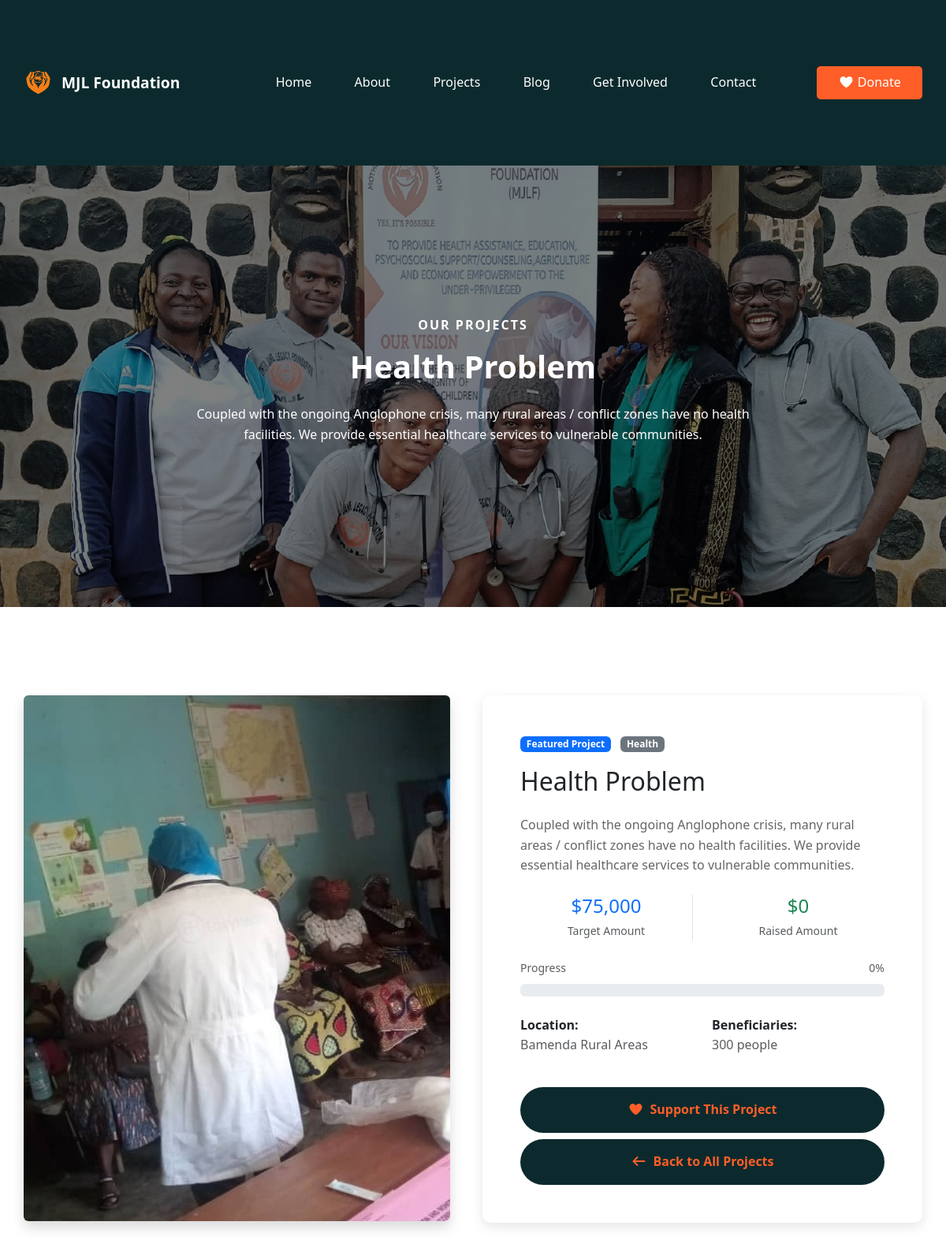
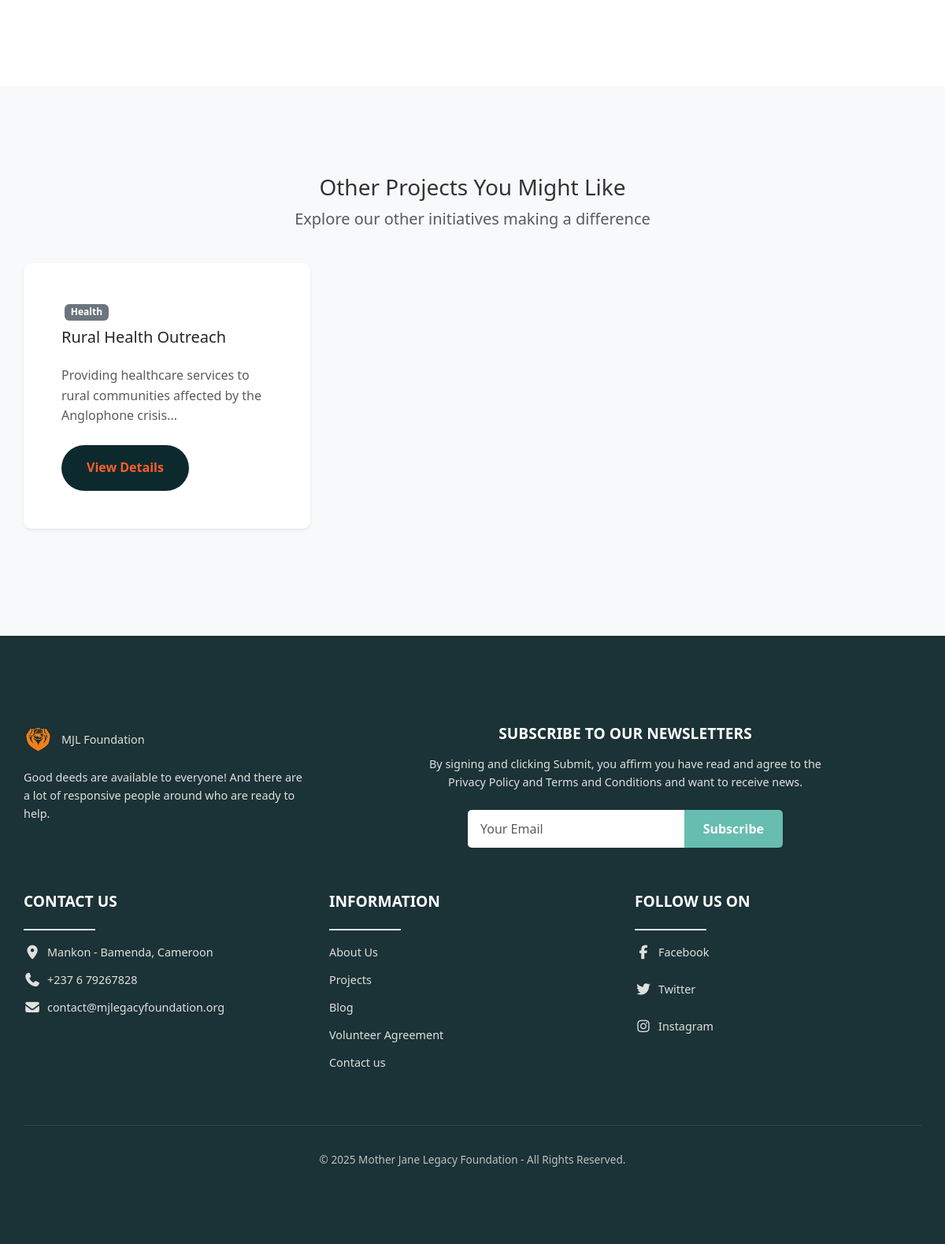
The page /pages/project-detail.php?slug=health-problem on the database its author committed (2 pictures, top to bottom).
### tables this page shows
CREATE TABLE projects (
    id INT AUTO_INCREMENT PRIMARY KEY,
    title VARCHAR(255) NOT NULL,
    slug VARCHAR(255) UNIQUE NOT NULL,
    description TEXT,
    content LONGTEXT,
    featured_image VARCHAR(255),
    category ENUM('health', 'education', 'agriculture', 'psychosocial', 'economic') NOT NULL,
    status ENUM('active', 'completed', 'planned') DEFAULT 'active',
    start_date DATE,
    end_date DATE,
    target_amount DECIMAL(10,2),
    raised_amount DECIMAL(10,2) DEFAULT 0.00,
    location VARCHAR(255),
    beneficiaries_count INT,
    is_featured BOOLEAN DEFAULT FALSE,
    created_at TIMESTAMP DEFAULT CURRENT_TIMESTAMP,
    updated_at TIMESTAMP DEFAULT CURRENT_TIMESTAMP ON UPDATE CURRENT_TIMESTAMP
);

### pages/project-detail.php (the view, shortened to what this page needs)
<?php
include '../includes/header.php';
$project_slug = $_GET['slug'] ?? '';
try {
    $stmt = $pdo->prepare("
        SELECT * FROM projects
        WHERE slug = ? AND status = 'active'
    ");
    $stmt->execute([$project_slug]);
    $project = $stmt->fetch(PDO::FETCH_ASSOC);
} catch (PDOException $e) {
    error_log("Database error: " . $e->getMessage());
    header("Location: projects.php");
    exit();
}
?>
<section class="hero">
    <div class="hero-image"></div>
    <div class="hero-content">
        <p class="tagline">Our Projects</p>
        <h1><?php echo htmlspecialchars($project['title']); ?></h1>
        <p><?php echo htmlspecialchars($project['description']); ?></p>
    </div>
</section>
<section class="py-5">
    <div class="container">
        <div class="row">
            <div class="col-lg-6 mb-4">
                <?php if ($project['featured_image']): ?>
                    <img src="<?php echo htmlspecialchars($project['featured_image']); ?>"
                         alt="<?php echo htmlspecialchars($project['title']); ?>"
                         class="img-fluid rounded shadow">
                <?php else: ?>
                    <?php
                    $fallback_image = '../assets/images/';
                    switch($project['category']) {
                        case 'health':
                            $fallback_image .= 'health.jpg';
                            break;
                    }
                    ?>
                    <img src="<?php echo $fallback_image; ?>"
                         alt="<?php echo htmlspecialchars($project['title']); ?>"
                         class="img-fluid rounded shadow">
                <?php endif; ?>
            </div>
            <div class="col-lg-6 mb-4">
                <div class="card h-100">
                    <div class="card-body">
                        <div class="mb-3">
                            <?php if ($project['is_featured']): ?>
                                <span class="badge bg-primary me-2">Featured Project</span>
                            <?php endif; ?>
                            <span class="badge bg-secondary"><?php echo ucfirst(htmlspecialchars($project['category'])); ?></span>
                        </div>
                        <h2 class="card-title"><?php echo htmlspecialchars($project['title']); ?></h2>
                        <p class="card-text lead"><?php echo htmlspecialchars($project['description']); ?></p>
                        <div class="row text-center mb-4">
                            <?php if ($project['target_amount']): ?>
                                <div class="col-6">
                                    <div class="border-end">
                                        <h4 class="text-primary mb-1">$<?php echo number_format($project['target_amount']); ?></h4>
                                        <small class="text-muted">Target Amount</small>
                                    </div>
                                </div>
                            <?php endif; ?>
                            <?php if ($project['raised_amount']): ?>
                                <div class="col-6">
                                    <h4 class="text-success mb-1">$<?php echo number_format($project['raised_amount']); ?></h4>
                                    <small class="text-muted">Raised Amount</small>
                                </div>
                            <?php endif; ?>
                        </div>
                        <?php if ($project['target_amount'] && $project['raised_amount']): ?>
                            <div class="mb-4">
                                <div class="d-flex justify-content-between mb-2">
                                    <small class="text-muted">Progress</small>
                                    <small class="text-muted">
                                        <?php echo round(($project['raised_amount'] / $project['target_amount']) * 100); ?>%
                                    </small>
                                </div>
                                <div class="progress">
                                </div>
                            </div>
                        <?php endif; ?>
                        <div class="row mb-4">
                            <?php if ($project['location']): ?>
                                <div class="col-6 mb-3">
                                    <strong>Location:</strong><br>
                                    <span class="text-muted"><?php echo htmlspecialchars($project['location']); ?></span>
                                </div>
                            <?php endif; ?>
                            <?php if ($project['beneficiaries_count']): ?>
                                <div class="col-6 mb-3">
                                    <strong>Beneficiaries:</strong><br>
                                    <span class="text-muted"><?php echo number_format($project['beneficiaries_count']); ?> people</span>
                                </div>
                            <?php endif; ?>
                        </div>
                        <div class="d-grid gap-2">
                            <a href="../features/donations/donation.php?project_id=<?php echo $project['id']; ?>"
                               class="btn btn-primary btn-lg">
                                <i class="fas fa-heart me-2"></i>Support This Project
                            </a>
                            <a href="projects.php" class="btn btn-outline-secondary">
                                <i class="fas fa-arrow-left me-2"></i>Back to All Projects
                            </a>
                        </div>
                    </div>
                </div>
            </div>
        </div>
    </div>
</section>
<section class="py-5 bg-light">
    <div class="container">
        <div class="row mb-4">
            <div class="col-12 text-center">
                <h3>Other Projects You Might Like</h3>
                <p class="lead text-muted">Explore our other initiatives making a difference</p>
            </div>
        </div>
        <div class="row">
            <?php
            try {
                $stmt = $pdo->prepare("
                    SELECT * FROM projects
                    WHERE category = ? AND id != ? AND status = 'active'
                    ORDER BY is_featured DESC, created_at DESC
                    LIMIT 3
                ");
                $stmt->execute([$project['category'], $project['id']]);
                $related_projects = $stmt->fetchAll(PDO::FETCH_ASSOC);
            } catch (PDOException $e) {
                $related_projects = [];
                error_log("Database error: " . $e->getMessage());
            }
            ?>
            <?php if (empty($related_projects)): ?>
                <div class="col-12 text-center">
                    <p class="text-muted">No related projects found.</p>
                </div>
            <?php else: ?>
                <?php foreach ($related_projects as $related_project): ?>
                    <div class="col-lg-4 col-md-6 mb-4">
                        <div class="card h-100 shadow-sm">
                            <div class="card-body">
                                <div class="mb-2">
                                    <span class="badge bg-secondary ms-1"><?php echo ucfirst(htmlspecialchars($related_project['category'])); ?></span>
                                </div>
                                <h5 class="card-title"><?php echo htmlspecialchars($related_project['title']); ?></h5>
                                <p class="card-text text-muted">
                                    <?php echo htmlspecialchars(substr($related_project['description'], 0, 120) . '...'); ?>
                                </p>
                                <a href="project-detail.php?slug=<?php echo htmlspecialchars($related_project['slug']); ?>"
                                   class="btn btn-outline-primary btn-sm">
                                    View Details
                                </a>
                            </div>
                        </div>
                    </div>
                <?php endforeach; ?>
            <?php endif; ?>
        </div>
    </div>
</section>
<?php include '../includes/footer.php'; ?>

### assets/styles/Styles.css (style rules this page uses)
:root { --footer-bg-color: #1B3236; --footer-text-color: #e0e0e0; --footer-heading-color: #ffffff; --link-color: #e0e0e0; --link-hover-color: #ffcc00; --button-bg-color: #ff9900; --button-text-color: #ffffff; --input-bg-color: #ffffff; --input-text-color: #333333; --primary-color: #0c2a2d; --secondary-color: #ff5e28; --accent-color: #67BDB0; --text-dark: #333333; --text-light: #666666; --bg-light: #f5f5f5; }
* { margin: 0; padding: 0; box-sizing: border-box; }
body { font-family: 'Segoe UI', Tahoma, Geneva, Verdana, sans-serif; line-height: 1.6; color: var(--text-dark); }
.hero { position: relative; display: flex; align-items: center; justify-content: center; height: 70vh; min-height: 500px; color: white; overflow: hidden; }
.hero-image { background: url('../images/banner4..jpg'); background-size: cover; background-position: center; height: 100%; width: 100%; position: absolute; top: 0; left: 0; }
.hero::after { content: ""; position: absolute; top: 0; left: 0; right: 0; bottom: 0; background: rgba(0, 0, 0, 0.5); z-index: 1; }
.hero-content { position: relative; z-index: 2; text-align: center; max-width: 800px; padding: 0 2rem; }
.tagline { font-size: 1rem; text-transform: uppercase; margin-bottom: 1rem; font-weight: 600; letter-spacing: 2px; }
.hero h1 { font-size: 3rem; line-height: 1.2; margin-bottom: 1.5rem; font-weight: 700; }
.card { background-color: white; padding: 2rem; border-radius: 10px; box-shadow: 0 5px 15px rgba(0, 0, 0, 0.1); position: relative; height: 100%; transition: transform 0.3s ease; border: none; }
.card p { font-size: 1rem; margin-bottom: 1.5rem; color: var(--text-light); line-height: 1.6; }
.card a { text-decoration: none; font-weight: bold; color: var(--secondary-color); border-bottom: 2px solid transparent; transition: 0.3s; }
.container { padding: 4rem 0; }
.btn { background: var(--primary-color); color: white; border-radius: 30px; border: none; padding: 1rem 2rem; font-size: 1rem; font-weight: 600; transition: background-color 0.3s ease; }
.card-title { display: flex; align-items: center; gap: 1rem; margin-bottom: 1.5rem; }
@media (max-width: 1200px) { .hero h1 { font-size: 2.5rem; } }
.text-center { text-align: center; }
.mb-4 { margin-bottom: 2rem; }
.py-5 { padding: 3rem 0; }

### rows shown on the page
projects: title "Health Problem", description "Coupled with the ongoing Anglophone crisis, many rural areas / conflict zones have no health facilities. We provide essential healthcare services to vulnerable communities.", featured_image+category (picture), category "Health", target_amount "75,000", raised_amount "0", ($project['raised_amount'] / $project['target_amount']) * 100 "0", location "Bamenda Rural Areas", beneficiaries_count "300"
projects: category "Health", title "Rural Health Outreach", description "Providing healthcare services to rural communities affected by the Anglophone crisis..."
